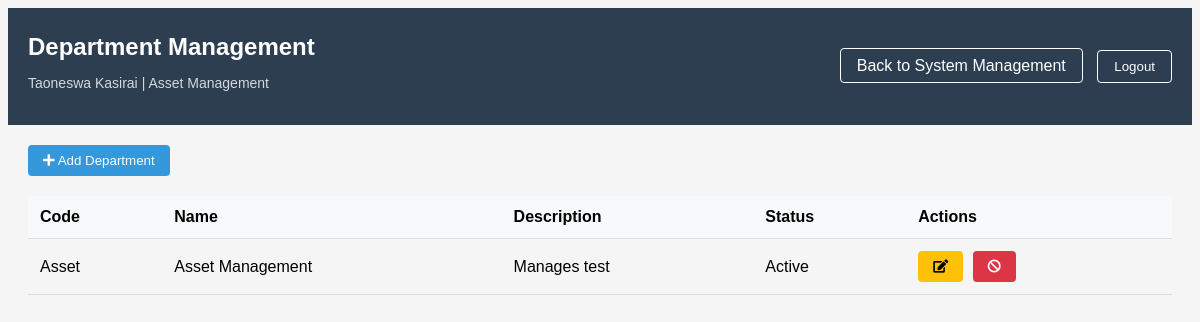
Screenshot of /department-management/ (signed in) with the database file from the repository.
### myapp/models.py (models this page shows, shortened)
class Employee(models.Model):
    employee_number = models.CharField(max_length=10, unique=True)
    name = models.CharField(max_length=100)
    surname = models.CharField(max_length=100)
    department = models.ForeignKey(Department, on_delete=models.PROTECT)
    branch = models.CharField(max_length=100)
    section = models.CharField(max_length=100)
    email = models.EmailField(unique=True)
    phone_regex = RegexValidator(
        regex=r'^07\d{8}$',
        message="Phone number must start with '07' and be 10 digits long"
    )
    phone_number = models.CharField(
        validators=[phone_regex],
        max_length=10,
        unique=True
    )
    signature = models.ImageField(
        upload_to='signatures/', null=True, blank=True)
    created_at = models.DateTimeField(auto_now_add=True)
    password = models.CharField(
        max_length=128, default=make_password('defaultpassword'))
    is_first_login = models.BooleanField(default=True)
    is_active = models.BooleanField(default=True)
    roles = models.ManyToManyField(Role, blank=True)
    class Meta:
        ordering = ['surname', 'name']

class Department(models.Model):
    code = models.CharField(max_length=10, unique=True)
    name = models.CharField(max_length=100)
    description = models.TextField(blank=True)
    is_active = models.BooleanField(default=True)
    created_at = models.DateTimeField(auto_now_add=True)
    def __str__(self):
        return self.name
    class Meta:
        ordering = ['name']

### myapp/views.py (the view)
# urls.py: path('department-management/', views.department_management,
def department_management(request):
    if 'employee_id' not in request.session:
        return redirect('login')
    employee = Employee.objects.get(id=request.session['employee_id'])
    return render(request, 'myapp/department_management.html', {
        'employee': employee,
        'departments': Department.objects.all().order_by('-is_active', 'name'),
    })

### myapp/templates/myapp/department_management.html (shortened to what this page needs)
<!DOCTYPE html>
<html>
<head>
    {% load static %}
    <link rel="stylesheet" type="text/css" href="{% static 'myapp/css/style.css' %}">
    <link href="https://cdnjs.cloudflare.com/ajax/libs/font-awesome/5.15.4/css/all.min.css" rel="stylesheet">
</head>
<body>
    <div class="dashboard-header">
        <div class="user-info">
            <h1>Department Management</h1>
            <p class="user-details">{{ employee.name }} {{ employee.surname }} | {{ employee.department }}</p>
        </div>
        <div class="header-actions">
            <a href="{% url 'system_management' %}" class="back-button">Back to System Management</a>
            <button class="logout-button">Logout</button>
        </div>
    </div>
    <div class="system-layout">
        <div class="main-content">
            <div class="content-header">
                <button class="btn btn-primary" onclick="openDepartmentModal()">
                    <i class="fas fa-plus"></i> Add Department
                </button>
            </div>
            <table class="department-table">
                <thead>
                    <tr>
                        <th>Code</th>
                        <th>Name</th>
                        <th>Description</th>
                        <th>Status</th>
                        <th>Actions</th>
                    </tr>
                </thead>
                <tbody>
                    {% for dept in departments %}
                    <tr {% if not dept.is_active %}style="opacity: 0.6;"{% endif %}>
                        <td>{{ dept.code }}</td>
                        <td>{{ dept.name }}</td>
                        <td>{{ dept.description }}</td>
                        <td>{{ dept.is_active|yesno:"Active,Inactive" }}</td>
                        <td>
                            <button class="btn btn-edit" onclick="editDepartment('{{ dept.id }}')">
                                <i class="fas fa-edit"></i>
                            </button>
                            <button class="btn {% if dept.is_active %}btn-delete{% else %}btn-success{% endif %}"
                                    onclick="toggleDepartmentStatus('{{ dept.id }}', {{ dept.is_active|lower }})">
                                <i class="fas {% if dept.is_active %}fa-ban{% else %}fa-check{% endif %}"></i>
                            </button>
                        </td>
                    </tr>
                    {% endfor %}
                </tbody>
            </table>
        </div>
    </div>
</body>
</html>

### myapp/static/myapp/css/style.css (style rules this page uses)
body { background-color: #f5f5f5; font-family: Arial, sans-serif; }
.dashboard-header { background: #2c3e50; color: white; padding: 20px; display: flex; justify-content: space-between; align-items: center; }
.user-info { flex: 1; }
.user-info h1 { margin: 5px 0; font-size: 24px; }
.user-details { font-size: 14px; opacity: 0.8; }
.header-actions { padding-left: 20px; }
.logout-button { background: transparent; border: 1px solid white; color: white; padding: 8px 16px; border-radius: 4px; cursor: pointer; transition: all 0.3s; }
.back-button { background: transparent; border: 1px solid white; color: white; padding: 8px 16px; border-radius: 4px; cursor: pointer; transition: all 0.3s; text-decoration: none; margin-right: 10px; }

### myapp/templates/myapp/department_management.html (style rules this page uses)
.system-layout { display: flex; min-height: calc(100vh - 80px); }
.main-content { flex: 1; padding: 20px; }
.department-table { width: 100%; border-collapse: collapse; margin-top: 20px; }
.department-table th, .department-table td { padding: 12px; text-align: left; border-bottom: 1px solid #ddd; }
.department-table th { background-color: #f8f9fa; font-weight: bold; }
.btn { padding: 8px 15px; border: none; border-radius: 4px; cursor: pointer; margin-right: 5px; }
.btn-primary { background-color: #3498db; color: white; }
.btn-edit { background-color: #ffc107; color: #000; }
.btn-delete { background-color: #dc3545; color: white; }

### rows the page displays
Employee: name "Taoneswa", surname "Kasirai", department "Asset Management"
Department: code "Asset", name "Asset Management", description "Manages test", is_active "Active"
